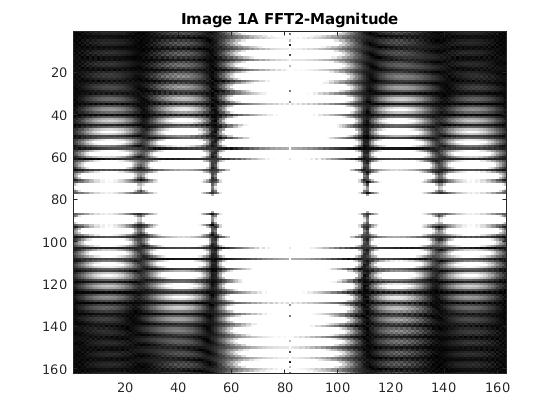
%> input picture Assign_2/q4/images/Img1a_fft.jpg, 560 x 420 px
$ octave --eval "result = DenoiseImg('images/Img1a_fft.jpg');"   (GNU Octave 9; MATLAB toolbox functions it lacks are replaced by stand-ins)
%> lines starting %> are read from the running program, lines starting %| are printed output that depends on the picture; in (x1, y1, x2, y2) boxes, pixels count from 0 and x2, y2 are one past the last pixel; in counts of white or black regions, pixels touching at a corner belong together; the program's own positions count from 1
function [result] = DenoiseImg(fileName)
%> called with fileName = 'images/Img1a_fft.jpg'
noise_image = imread(fileName);
%> noise_image is the input picture: size 420x560x3 uint8; min 0, max 255, mean 186.2

% Plotting fft of the orignal image
fft_red = fftshift(fft2(noise_image(:,:,1)));
fft_green = fftshift(fft2(noise_image(:,:,2)));
fft_blue = fftshift(fft2(noise_image(:,:,3)));
fft_noise_image = cat(3, fft_red, fft_green, fft_blue);
figure, imagesc(mat2gray(log(abs(fft_noise_image))+1)), colormap gray
title('FFT of original Image');
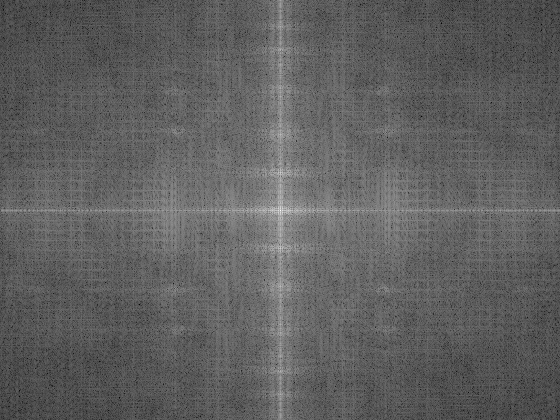
%> displayed picture: size 420x560x3, on the screen's scale of 0 to 255; min 0, max 255, mean 95.6

row = size(noise_image, 1);
%> row = 420
col = size(noise_image, 2);
%> col = 560
% Making filter with ones everywhere
filter = double(ones(row,col));

% Applying filter on rows at interval of 50
b1 = 50;
for i=b1:b1:row-2
    filter(i-1:i+1,:) = 0.0;
end
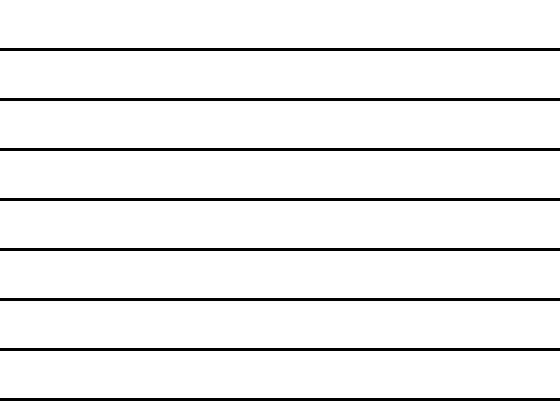
%> filter: size 420x560 double; values 0 (black) and 1 (white), 94.3% white; 8 black regions, largest, box (x1, y1, x2, y2) and area: (0, 48, 560, 51) 1680, (0, 98, 560, 101) 1680, (0, 148, 560, 151) 1680

% Applying filter along columns at interval of 10
b2 = 10;
for i=b2:b2:col-2
    filter(:,i-1:i+1) = 0.0;
end
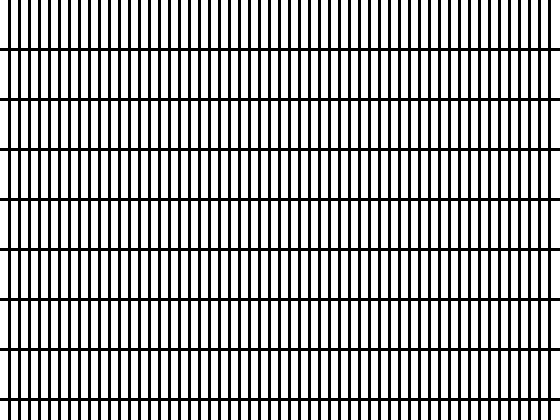
%> filter: size 420x560 double; values 0 (black) and 1 (white), 66.5% white; 1 black region, box (x1, y1, x2, y2) and area: (0, 0, 560, 420) 78780

% Applying filter at the centre
filter(:,130:132) = 1.0;
filter(1:97,130:132) = 0.0;
filter(103:end,130:132) = 0.0;
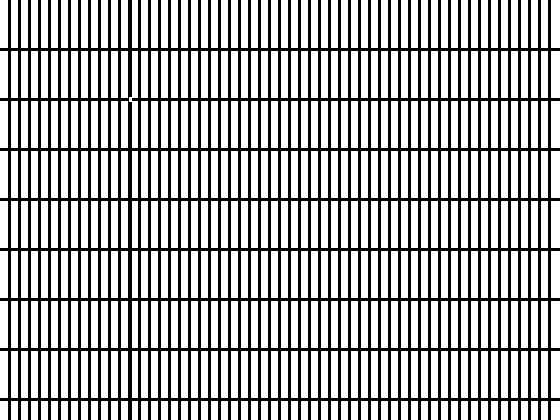
%> filter: size 420x560 double; values 0 (black) and 1 (white), 66.3% white; 1 black region, box (x1, y1, x2, y2) and area: (0, 0, 560, 420) 79161
filter(100,1:120) = 0.0;
filter(100,135:end) = 0.0;

% Plotting fft of the filtered image
filtered_red = fft_red.*filter;
filtered_green = fft_green.*filter;
filtered_blue = fft_blue.*filter;
filtered_noise_image = cat(3, filtered_red, filtered_green, filtered_blue);
figure; imagesc(mat2gray(log(abs(filtered_noise_image)+1))) , colormap gray;
title('FFT of filtered Image');
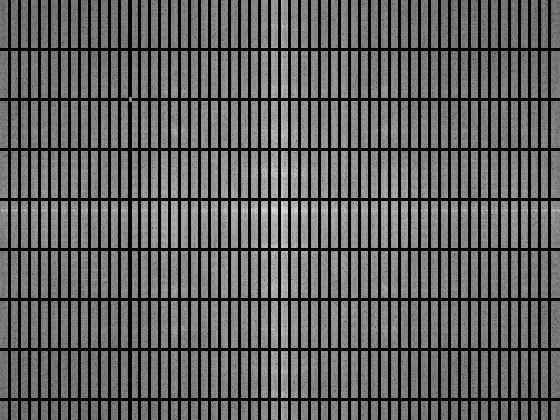
%> displayed picture: size 420x560x3, on the screen's scale of 0 to 255; min 0, max 255, mean 88.4

% Taking the inverse fourier transform to take reconstructed signal back into time domain.
red = (abs(ifft2(ifftshift(filtered_red))));
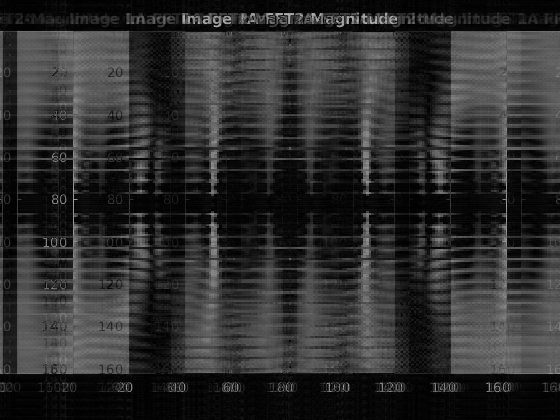
%> red: size 420x560 double; min 0.0263, max 179.7, mean 46.2
green = (abs(ifft2(ifftshift(filtered_green))));
blue = (abs(ifft2(ifftshift(filtered_blue))));
result = cat(3, uint8(red), uint8(green), uint8(blue));
figure;
imshow(result);
title('Denoised Image');
end
